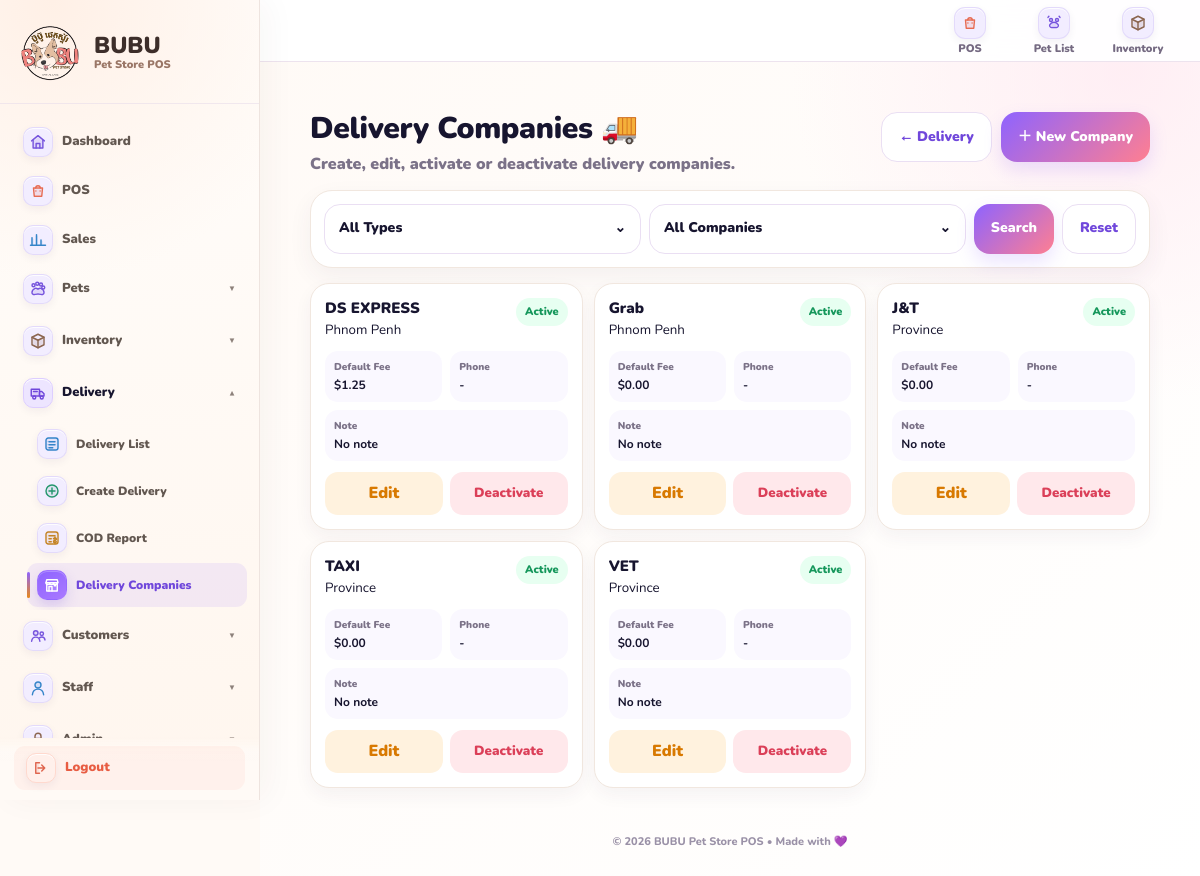
/delivery/companies/ (signed in), run on an earlier commit of the app's database.
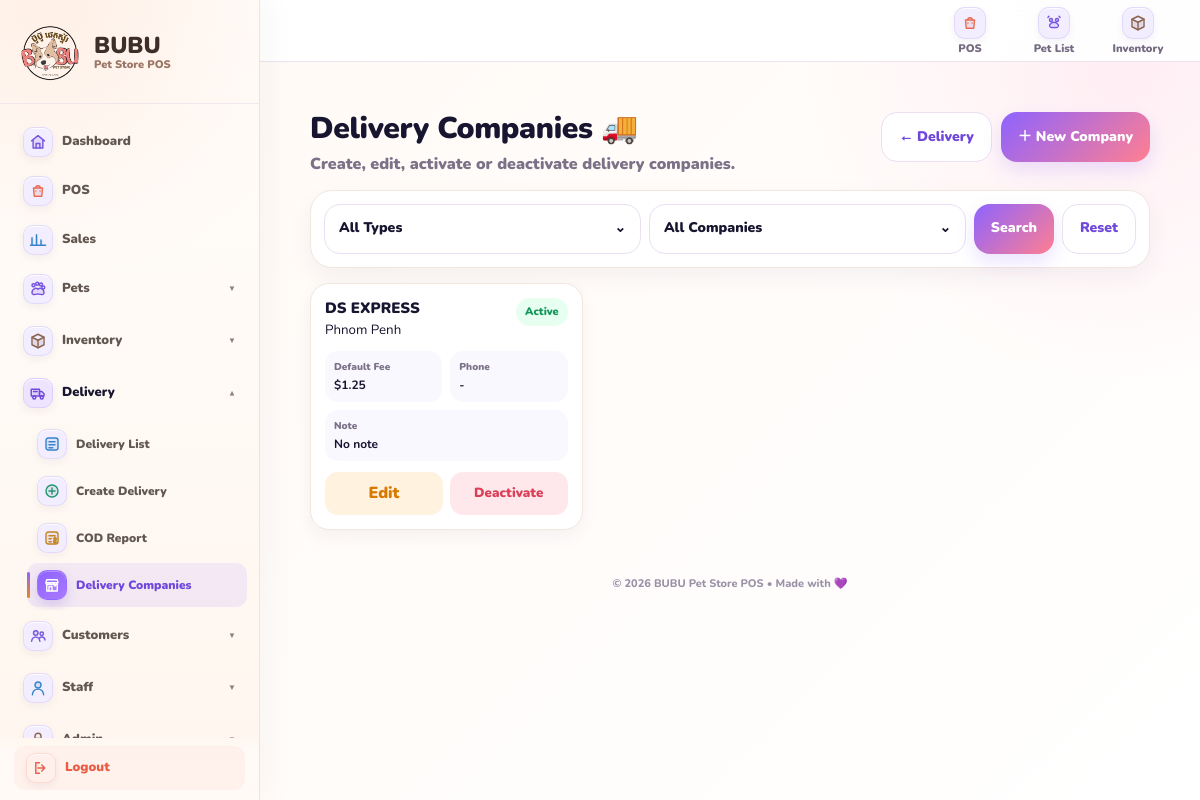
And on a later commit of the database.
### delivery/models.py (models this page shows, shortened)
class DeliveryCompany(models.Model):
    DELIVERY_TYPE_CHOICES = [
        ("pp", "Phnom Penh"),
        ("province", "Province"),
    ]
    name = models.CharField(max_length=120)
    delivery_type = models.CharField(max_length=20, choices=DELIVERY_TYPE_CHOICES)
    phone = models.CharField(max_length=50, blank=True)
    default_fee = models.DecimalField(
        max_digits=10,
        decimal_places=2,
        default=ZERO,
        help_text="Default delivery expense used when this company is selected.",
    )
    note = models.TextField(blank=True)
    is_active = models.BooleanField(default=True)
    created_at = models.DateTimeField(auto_now_add=True)
    updated_at = models.DateTimeField(auto_now=True)
    class Meta:
        ordering = ["delivery_type", "name"]

### delivery/views.py (the view)
# urls.py: path("companies/", views.delivery_company_list, name="delivery_company_list"),
@login_required
def delivery_company_list(request):
    delivery_type = request.GET.get("delivery_type", "").strip()
    active = request.GET.get("active", "").strip()
    companies = DeliveryCompany.objects.all().order_by("delivery_type", "name")
    if delivery_type:
        companies = companies.filter(delivery_type=delivery_type)
    if active == "yes":
        companies = companies.filter(is_active=True)
    elif active == "no":
        companies = companies.filter(is_active=False)
    return render(
        request,
        "delivery/delivery_company_list.html",
        {
            "companies": companies,
            "selected_type": delivery_type,
            "selected_active": active,
        },
    )

### templates/delivery/delivery_company_list.html (shortened to what this page needs)
{% extends "base.html" %}
{% block content %}
<div class="delivery-shell" style="max-width:1150px">
    <div class="page-title-row">
        <div><h1>Delivery Companies 🚚</h1><p>Create, edit, activate or deactivate delivery companies.</p></div>
        <div class="title-actions">
            <a href="{% url 'delivery_list' %}" class="btn btn-soft">← Delivery</a>
            <a href="{% url 'delivery_company_create' %}" class="btn btn-primary">＋ New Company</a>
        </div>
    </div>
    <form method="get" class="card filter-card">
        <div class="filter-grid" style="grid-template-columns:1fr 1fr auto auto">
            <button type="button" class="select-button" onclick="openPopup('typePopup')"><span id="typeLabel">All Types</span><span>⌄</span></button>
            <button type="button" class="select-button" onclick="openPopup('activePopup')"><span id="activeLabel">All Companies</span><span>⌄</span></button>
            <button type="submit" class="btn btn-primary">Search</button>
            <a href="{% url 'delivery_company_list' %}" class="btn btn-soft">Reset</a>
        </div>
    </form>
    <div class="mobile-list" style="display:grid;grid-template-columns:repeat(3,1fr);gap:11px">
        {% for company in companies %}
        <div class="mobile-card">
            <div class="mobile-card-head">
                <div>
                    <div class="mobile-card-title">{{ company.name }}</div>
                    <small>{{ company.get_delivery_type_display }}</small>
                </div>
                {% if company.is_active %}<span class="badge badge-green">Active</span>{% else %}<span class="badge badge-red">Inactive</span>{% endif %}
            </div>
            <div class="mobile-card-grid">
                <div class="mobile-box"><span>Default Fee</span><strong>${{ company.default_fee|floatformat:2 }}</strong></div>
                <div class="mobile-box"><span>Phone</span><strong>{{ company.phone|default:"-" }}</strong></div>
                <div class="mobile-box" style="grid-column:1/-1"><span>Note</span><strong>{{ company.note|default:"No note" }}</strong></div>
            </div>
            <div class="mobile-actions" style="grid-template-columns:1fr 1fr">
                <a href="{% url 'delivery_company_update' company.id %}" class="edit">Edit</a>
                <form method="post" action="{% url 'delivery_company_toggle' company.id %}">
                    <button type="submit" style="width:100%" class="{% if company.is_active %}delete{% else %}view{% endif %}">
                        {% if company.is_active %}Deactivate{% else %}Activate{% endif %}
                    </button>
                </form>
            </div>
        </div>
        {% empty %}
        <div class="mobile-card">No delivery company found.</div>
        {% endfor %}
    </div>
</div>
{% endblock %}

What changed in the data, as far as the page shows it:
removed DeliveryCompany: name "Grab", delivery_type "Phnom Penh", is_active "Active", default_fee "0.00", phone "-", note "No note"
removed DeliveryCompany: name "J&T", delivery_type "Province", is_active "Active", default_fee "0.00", phone "-", note "No note"
removed DeliveryCompany: name "TAXI", delivery_type "Province", is_active "Active", default_fee "0.00", phone "-", note "No note"
removed DeliveryCompany: name "VET", delivery_type "Province", is_active "Active", default_fee "0.00", phone "-", note "No note"
